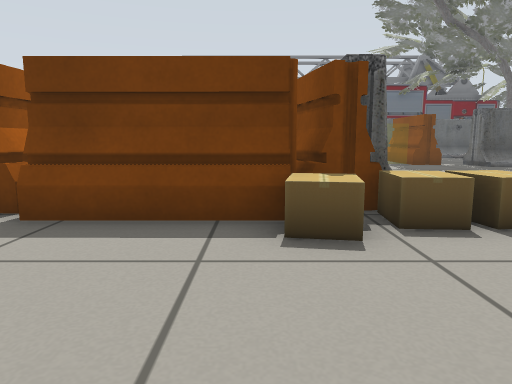
view 1 (above)

22 first-person views from a walk through a robot-simulator world made for Gazebo. The camera is 0.51 m above the floor, tilts 8° down and sees 70° across. Floor lines are 1 m apart. The floor is counted in squares, 0.5 m on a side. Each view is taken from the middle of a square. On the plan, view 1 faces up. The plan holds only what a view shows up to about 13 squares ahead; the rest is blank. Robots are left out.

view 2
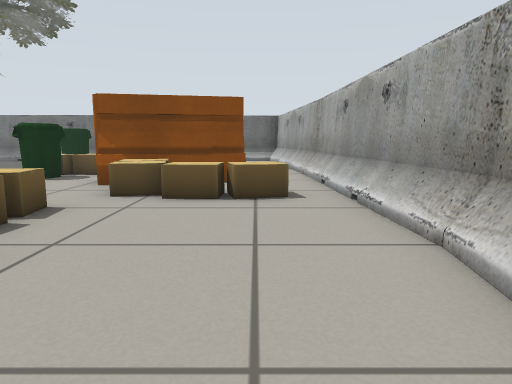

view 3
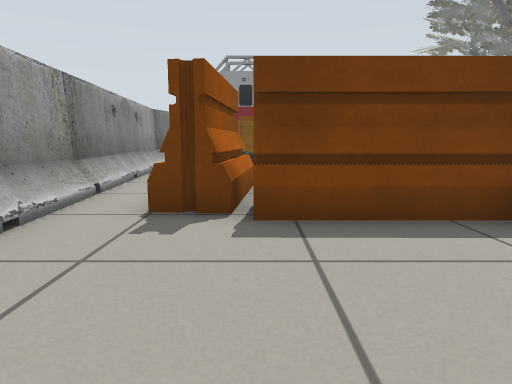

view 4
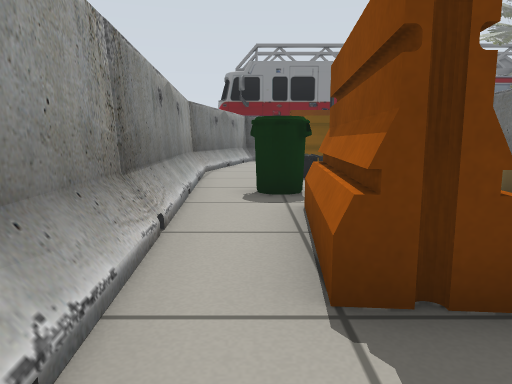

view 5
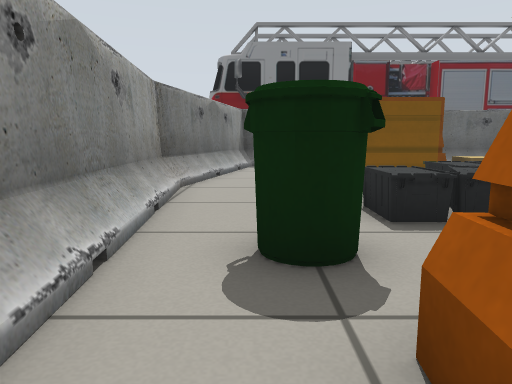

view 6
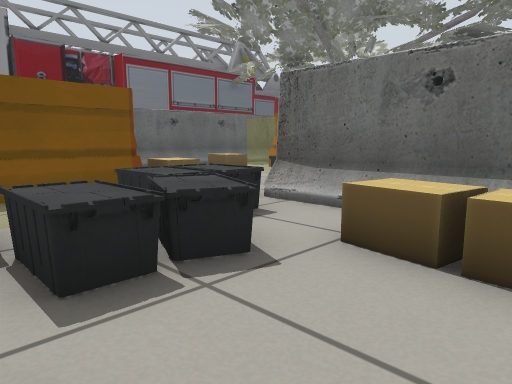

view 7
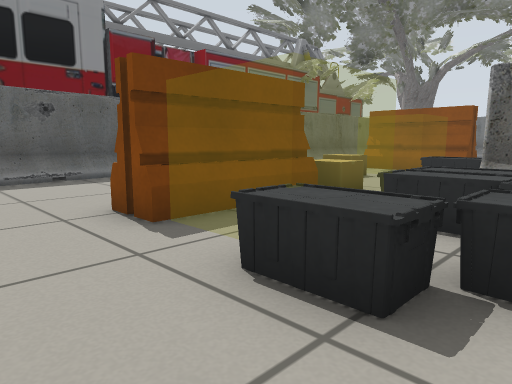

view 8
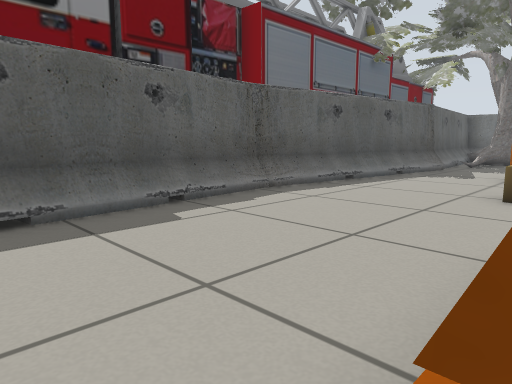

view 9
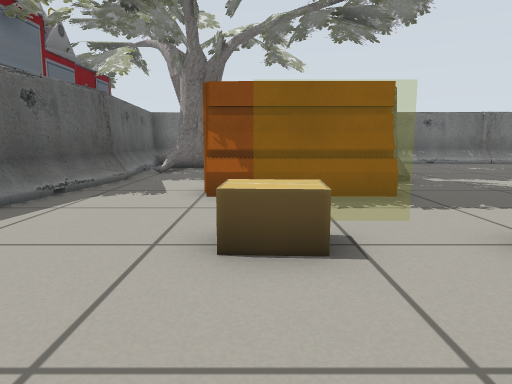

view 10
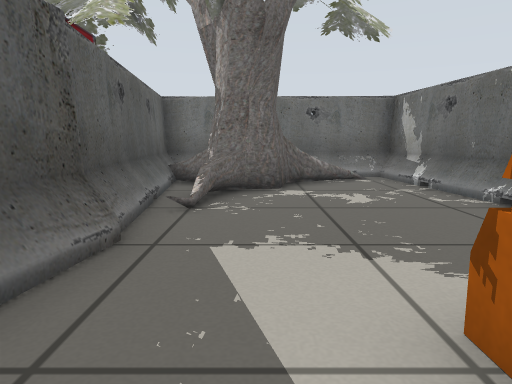

view 11
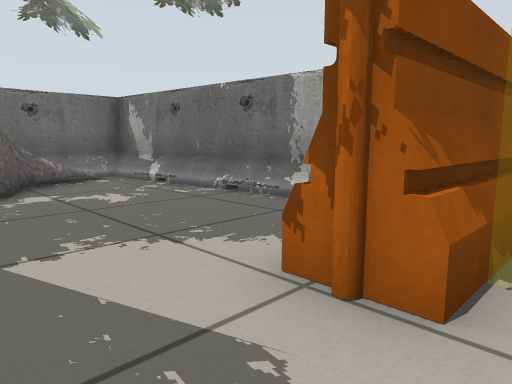

view 12
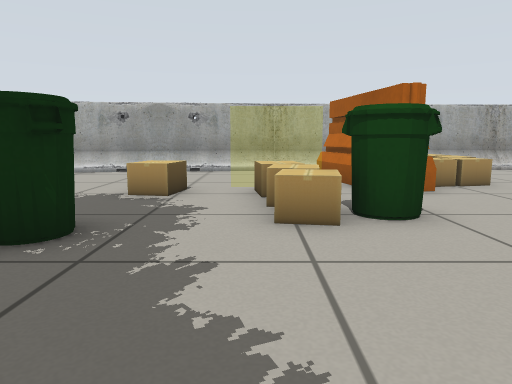

view 13
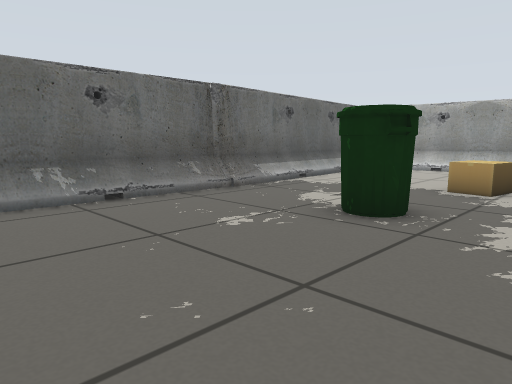

view 14
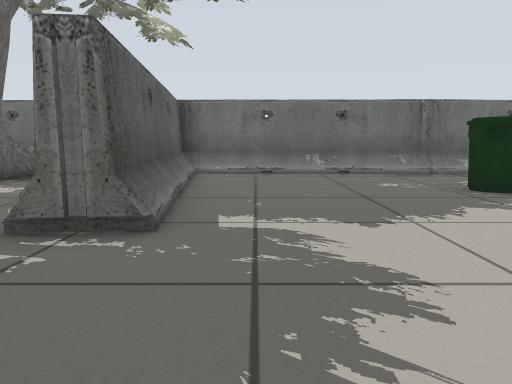

view 15
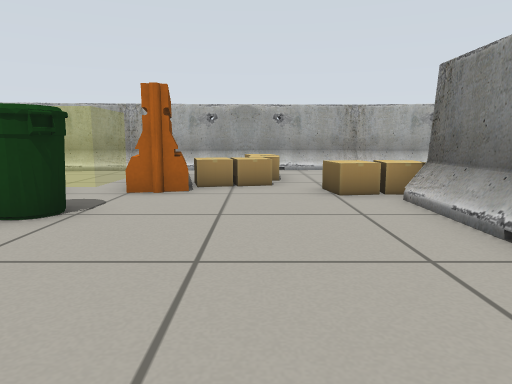

view 16
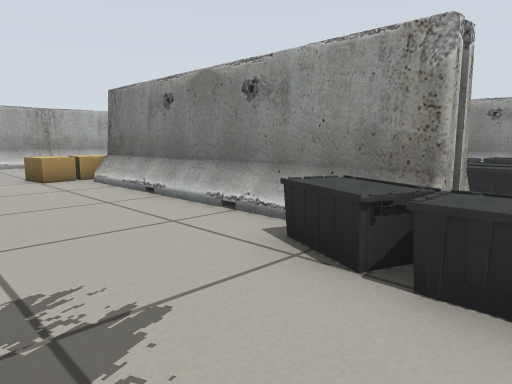

view 17
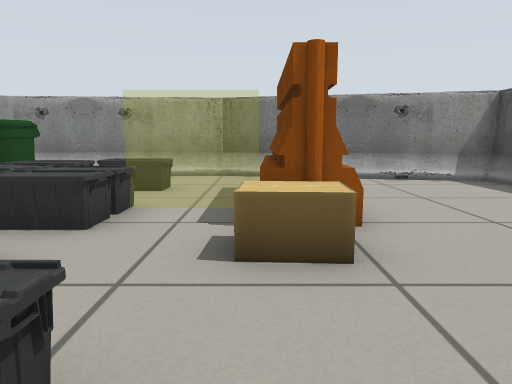

view 18
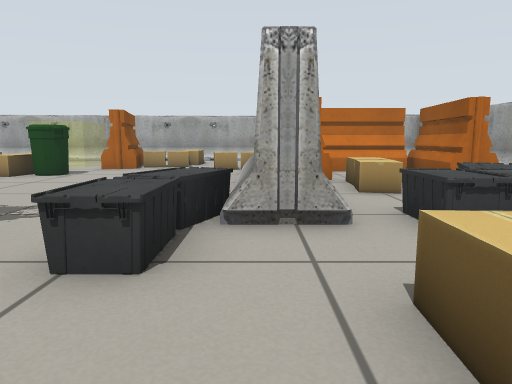

view 19
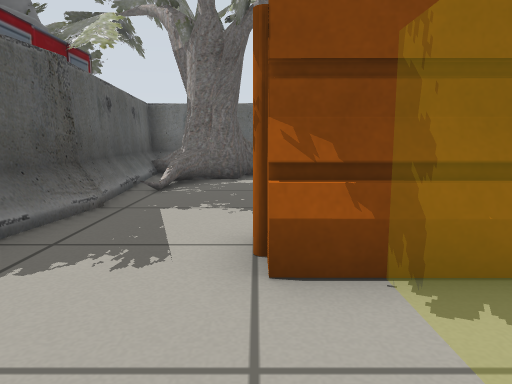

view 20
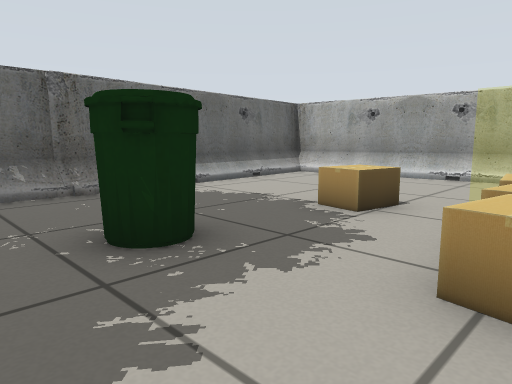

view 21
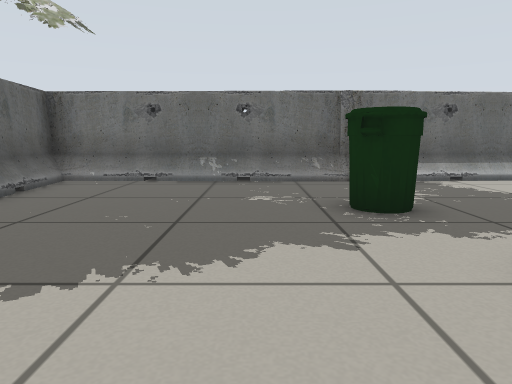

view 22
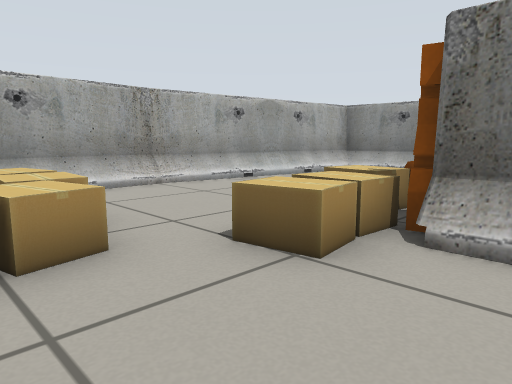

### Floor plan
Key: @ floor where view 1 was taken; . floor; B barrier; C cardboard box; I bin; T truck; A oak tree; O other object.
Columns run from 7 left of view 1 to 17 right of it. Each row starts with its distance up from view 1.
 25          TT         TTT
 24    TT        TTTTTTTTT
 23     BBBBBBBBB         BAB
 22  BBBBBB....BBBBBBBBBBBAB
 21  B.................AAAA B
 20  B...................AA B
 19  B............B.......A B
 18 BB........CC  BB......ABB
 17 B...BBB.C...  B .......BB
 16 B...  BCC...  BB.BBBBBBBB
 15 B...  ....O.....BBBBBBBBB
 14 B..O  OO..O.....B.......B
 13 B..OOOOOBBO.............B
 12 B...OOO.BB..............B
 11 B.I...CCBB..............B
 10 B.II..CCBB.............BB
  9 B.....CC B.............BB
  8 BB.BB  B B.........II..BB
  7 BB.BB ..B .....ICC.....BB
  6 BB.BBBBBBB......CC......B
  5  B.BBBBBCCC...B.CC.C....B
  4  B......CCC.CCB.CC.C....B
  3   ..........CCBB  ......B
  2  B..........C.BB  ......B
  1  B..........C.B.........B
  0   BB...@............BBBBB
 -1    BBBBBBBBBBBBBBBBBBB

Where each view was taken, in squares from view 1:
view 1: 0 up, 0 right, facing up
view 2: 1 up, 2 left, facing right
view 3: 0 up, 3 left, facing up
view 4: 3 up, 5 left, facing up
view 5: 7 up, 5 left, facing up
view 6: 9 up, 4 left, facing up-right
view 7: 12 up, 6 left, facing up-right
view 8: 17 up, 4 left, facing up-right
view 9: 18 up, 0 right, facing right
view 10: 20 up, 6 right, facing right
view 11: 21 up, 6 right, facing down-right
view 12: 12 up, 10 right, facing down
view 13: 13 up, 10 right, facing down-right
view 14: 13 up, 5 right, facing right
view 15: 12 up, 5 right, facing down
view 16: 15 up, 6 right, facing down-left
view 17: 16 up, 4 right, facing left
view 18: 18 up, 2 right, facing down
view 19: 19 up, 4 right, facing right
view 20: 10 up, 9 right, facing down-right
view 21: 10 up, 7 right, facing right
view 22: 7 up, 6 right, facing down-left
